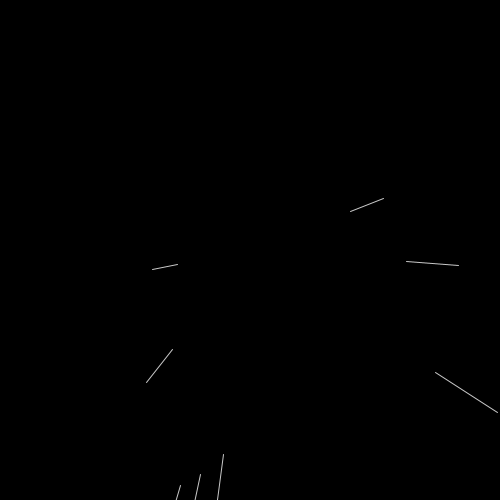
Frame 1 (no input)
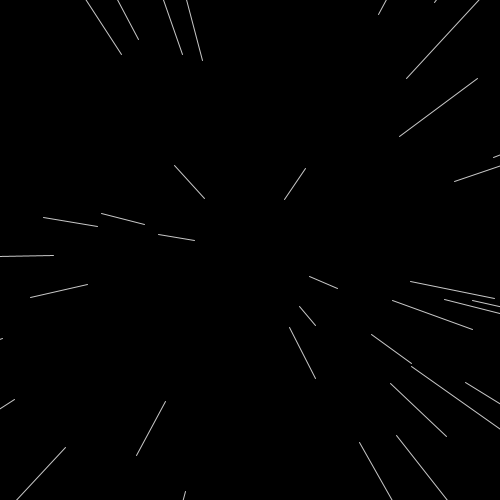
Frame 60 (the mouse pressed at the canvas centre just before this capture)
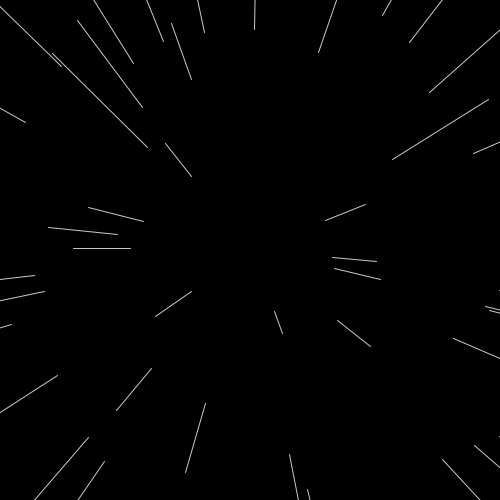
Frame 120 (the mouse held since frame 60 and released just before this capture)

The Processing sketch that drew these frames (run headless with seeded random() and noise(); from frame 60 on, the mouse is pressed at the canvas centre):

// Processing sketch: StarField
// ── StarField.pde

ArrayList<Line>lines;
void setup() {
  size(500,500);
  lines=new ArrayList<Line>();
  for (int i=0; i<20; i++) {
    lines.add(new Line(rand(), rand()));
  }
}
float rand() {
  return (float)Math.random()*900-450;
  //if(Math.random()<0.5)return random(-200,-100);
  //return random(100,200);
}
void draw() {
  background(0);
  for (int i=0; i<30; i++) {
    lines.add(new Line(rand(), rand()));
  }
  for (Line l : lines) {
    pushMatrix();
    translate(width/2, height/2);
    l.doStuff();
    popMatrix();
  }
  removeExtraLines();
}
void removeExtraLines() {
  for (Line l : lines) {
    if (sqrt(sq(l.offx)+sq(l.offy))>500) {
      lines.remove(l);
      removeExtraLines();
      return;
    }
  }
}
float speed=300;
class Line {
  PVector start;
  float offx, offy;
  Line(float x, float y) {
    start=new PVector(x, y);
    //offx=offy=0.1;
    //offx=start.x>1?1:-1;
    //offy=start.y>1?1:-1;
    offx=start.x;
    offy=start.y;
  }
  void doStuff() {
    stroke(200);
    fill(255);
    //ellipse(start.x+offx, start.y+offy, 5, 5);
    line(start.x+offx/2,start.y+offy/2,start.x+offx,start.y+offy);
    offx*=1.10;
    offy*=1.10;
  }
}
